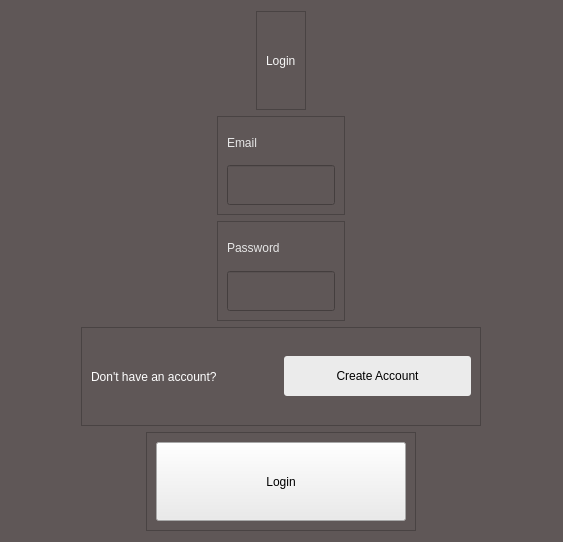
<?xml version="1.0" encoding="UTF-8"?>
<ui version="4.0">
 <class>button_login</class>
 <widget class="QDialog" name="button_login">
  <property name="geometry">
   <rect>
    <x>0</x>
    <y>0</y>
    <width>563</width>
    <height>542</height>
   </rect>
  </property>
  <property name="windowTitle">
   <string>Dialog</string>
  </property>
  <property name="styleSheet">
   <string notr="true">background-color: rgb(95, 87, 87);
font: 11pt &quot;MS Shell Dlg 2&quot;;</string>
  </property>
  <layout class="QVBoxLayout" name="verticalLayout">
   <item alignment="Qt::AlignHCenter">
    <widget class="QFrame" name="frame_3">
     <property name="frameShape">
      <enum>QFrame::StyledPanel</enum>
     </property>
     <property name="frameShadow">
      <enum>QFrame::Raised</enum>
     </property>
     <layout class="QVBoxLayout" name="verticalLayout_4">
      <item>
       <widget class="QLabel" name="login_page_login_label">
        <property name="styleSheet">
         <string notr="true">color: rgb(247, 247, 247); 
font: 26pt &quot;MS Shell Dlg 2&quot;;</string>
        </property>
        <property name="text">
         <string>Login</string>
        </property>
       </widget>
      </item>
     </layout>
    </widget>
   </item>
   <item alignment="Qt::AlignHCenter">
    <widget class="QFrame" name="frame">
     <property name="maximumSize">
      <size>
       <width>16777215</width>
       <height>100</height>
      </size>
     </property>
     <property name="frameShape">
      <enum>QFrame::StyledPanel</enum>
     </property>
     <property name="frameShadow">
      <enum>QFrame::Raised</enum>
     </property>
     <layout class="QVBoxLayout" name="verticalLayout_2">
      <item>
       <widget class="QLabel" name="login_page_email_label">
        <property name="maximumSize">
         <size>
          <width>200</width>
          <height>50</height>
         </size>
        </property>
        <property name="styleSheet">
         <string notr="true">font: 16pt &quot;MS Shell Dlg 2&quot;;
color: rgb(230, 230, 230);</string>
        </property>
        <property name="text">
         <string>Email</string>
        </property>
       </widget>
      </item>
      <item>
       <widget class="QLineEdit" name="login_page_email_line_edit">
        <property name="minimumSize">
         <size>
          <width>0</width>
          <height>40</height>
         </size>
        </property>
        <property name="styleSheet">
         <string notr="true">QLineEdit {
	font: 14pt &quot;MS Shell Dlg 2&quot;;
	color: rgb(234, 234, 234);
}</string>
        </property>
       </widget>
      </item>
     </layout>
    </widget>
   </item>
   <item alignment="Qt::AlignHCenter">
    <widget class="QFrame" name="frame_2">
     <property name="maximumSize">
      <size>
       <width>16777215</width>
       <height>100</height>
      </size>
     </property>
     <property name="frameShape">
      <enum>QFrame::StyledPanel</enum>
     </property>
     <property name="frameShadow">
      <enum>QFrame::Raised</enum>
     </property>
     <layout class="QVBoxLayout" name="verticalLayout_3">
      <item>
       <widget class="QLabel" name="login_page_password_label">
        <property name="maximumSize">
         <size>
          <width>200</width>
          <height>50</height>
         </size>
        </property>
        <property name="styleSheet">
         <string notr="true">font: 16pt &quot;MS Shell Dlg 2&quot;;
color: rgb(230, 230, 230);</string>
        </property>
        <property name="text">
         <string>Password</string>
        </property>
       </widget>
      </item>
      <item>
       <widget class="QLineEdit" name="login_page_password_line_edit">
        <property name="minimumSize">
         <size>
          <width>0</width>
          <height>40</height>
         </size>
        </property>
        <property name="styleSheet">
         <string notr="true">QLineEdit {
	font: 14pt &quot;MS Shell Dlg 2&quot;;
	color: rgb(234, 234, 234);
}</string>
        </property>
        <property name="echoMode">
         <enum>QLineEdit::Password</enum>
        </property>
       </widget>
      </item>
     </layout>
    </widget>
   </item>
   <item alignment="Qt::AlignHCenter">
    <widget class="QFrame" name="frame_5">
     <property name="minimumSize">
      <size>
       <width>400</width>
       <height>0</height>
      </size>
     </property>
     <property name="frameShape">
      <enum>QFrame::StyledPanel</enum>
     </property>
     <property name="frameShadow">
      <enum>QFrame::Raised</enum>
     </property>
     <layout class="QHBoxLayout" name="horizontalLayout">
      <item>
       <widget class="QLabel" name="login_page_dont_have_an_account_label">
        <property name="styleSheet">
         <string notr="true">color: rgb(255, 255, 255);</string>
        </property>
        <property name="text">
         <string>Don't have an account?</string>
        </property>
       </widget>
      </item>
      <item>
       <widget class="QPushButton" name="login_page_create_account_push_button">
        <property name="minimumSize">
         <size>
          <width>100</width>
          <height>0</height>
         </size>
        </property>
        <property name="maximumSize">
         <size>
          <width>300</width>
          <height>40</height>
         </size>
        </property>
        <property name="styleSheet">
         <string notr="true">QPushButton {
	border-radius: 3px;
	background-color: rgb(235, 235, 235);
	font: 12pt &quot;MS Shell Dlg 2&quot;;
	color: rgb(0, 0, 0);
}

QPushButton:hover {
	background: rgb(254, 255, 244);
}

QPushButton:pressed {
	background-color: rgb(255, 255, 127);
}</string>
        </property>
        <property name="text">
         <string>Create Account</string>
        </property>
       </widget>
      </item>
     </layout>
     <zorder>login_page_dont_have_an_account_label</zorder>
     <zorder>login_page_create_account_push_button</zorder>
    </widget>
   </item>
   <item alignment="Qt::AlignHCenter">
    <widget class="QFrame" name="frame_4">
     <property name="maximumSize">
      <size>
       <width>500</width>
       <height>300</height>
      </size>
     </property>
     <property name="frameShape">
      <enum>QFrame::StyledPanel</enum>
     </property>
     <property name="frameShadow">
      <enum>QFrame::Raised</enum>
     </property>
     <layout class="QVBoxLayout" name="verticalLayout_5">
      <item>
       <widget class="QPushButton" name="login_page_login_push_button">
        <property name="minimumSize">
         <size>
          <width>250</width>
          <height>75</height>
         </size>
        </property>
        <property name="maximumSize">
         <size>
          <width>600</width>
          <height>200</height>
         </size>
        </property>
        <property name="styleSheet">
         <string notr="true">background-color: rgb(235, 235, 235);
font: 16pt &quot;MS Shell Dlg 2&quot;;
color: rgb(0, 0, 0);</string>
        </property>
        <property name="text">
         <string>Login</string>
        </property>
       </widget>
      </item>
     </layout>
    </widget>
   </item>
  </layout>
 </widget>
 <resources/>
 <connections/>
</ui>
